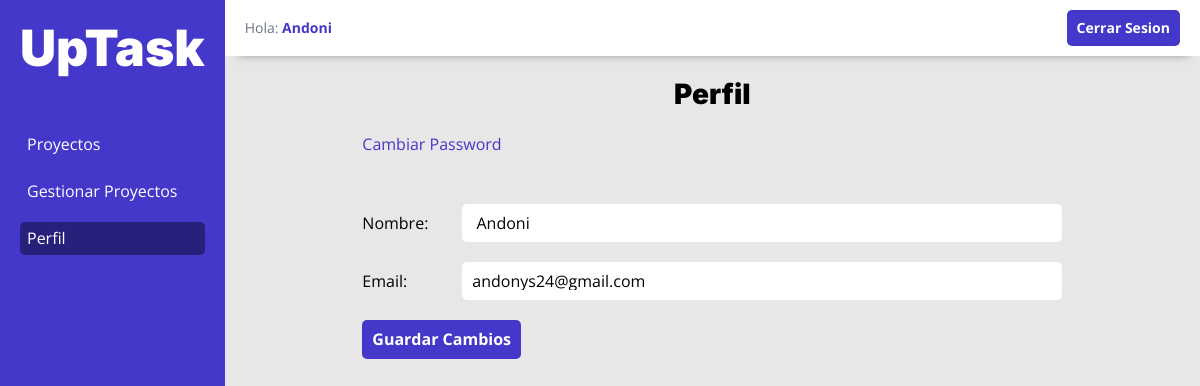
Page /perfil (signed in) on the earlier database version.
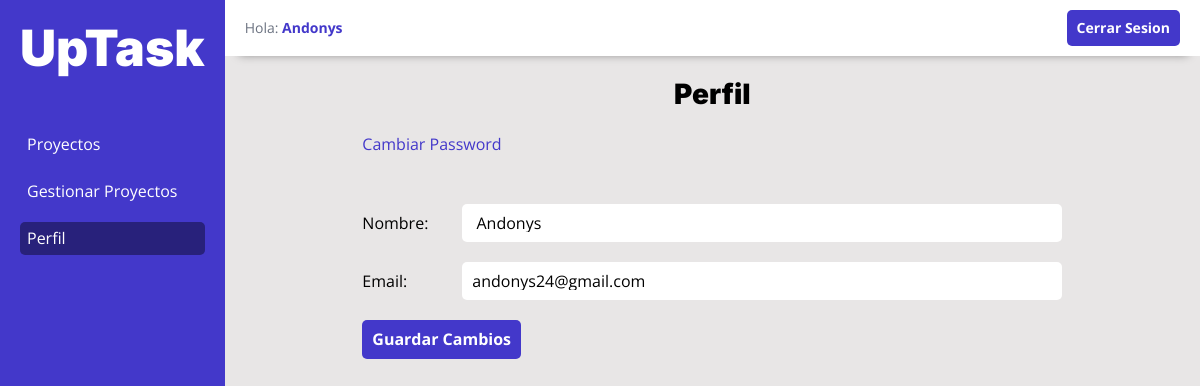
Same page on the later database version.
### tables this page shows
CREATE TABLE `usuarios` (
  `id` int NOT NULL AUTO_INCREMENT,
  `nombre` varchar(100) DEFAULT NULL,
  `email` varchar(255) DEFAULT NULL,
  `password` varchar(60) DEFAULT NULL,
  `token` varchar(32) DEFAULT NULL,
  `confirmado` tinyint(1) DEFAULT NULL,
  PRIMARY KEY (`id`),
  UNIQUE KEY `email` (`email`)
);

### controllers/DashboardController.php (called while the page is built, shortened)
<?php
class DashboardController
{
    public static function perfil(Router $router)
    {
        $usuario = Usuario::find($_SESSION['id']);
        $alertas = $usuario->getAlertas();
        $router->render('dashboard/perfil', [
            'titulo' => 'Perfil',
            'alertas' => $alertas,
            'usuario' => $usuario
        ]);
    }
}

### public/index.php (called while the page is built, shortened)
<?php
$router = new Router();
$router->get('/', [LoginController::class, 'login']);
$router->post('/', [LoginController::class, 'login']);
$router->get('/logout', [LoginController::class, 'logout']);
$router->get('/crear', [LoginController::class, 'crear']);
$router->post('/crear', [LoginController::class, 'crear']);
$router->get('/olvide', [LoginController::class, 'olvide']);
$router->post('/olvide', [LoginController::class, 'olvide']);
$router->get('/restablecer', [LoginController::class, 'restablecer']);
$router->post('/restablecer', [LoginController::class, 'restablecer']);
$router->get('/mensaje', [LoginController::class, 'mensaje']);
$router->get('/confirmar', [LoginController::class, 'confirmar']);
$router->get('/dashboard', [DashboardController::class, 'index']);
$router->get('/gestionar-proyectos', [DashboardController::class, 'gestionar_proyecto']);
$router->get('/proyecto', [DashboardController::class, 'proyecto']);
$router->get('/api/proyectos', [ProyectoController::class, 'index']);
$router->post('/api/proyecto', [ProyectoController::class, 'crear']);
$router->post('/api/proyecto/actualizar', [ProyectoController::class, 'actualizar']);
$router->post('/api/proyecto/eliminar', [ProyectoController::class, 'eliminar']);
$router->get('/perfil', [DashboardController::class, 'perfil']);
$router->post('/perfil', [DashboardController::class, 'perfil']);
$router->get('/cambiar-password', [DashboardController::class, 'cambiar_password']);
$router->post('/cambiar-password', [DashboardController::class, 'cambiar_password']);
$router->get('/api/tareas', [TareaController::class, 'index']);
$router->post('/api/tarea', [TareaController::class, 'crear']);
$router->post('/api/tarea/actualizar', [TareaController::class, 'actualizar']);
$router->post('/api/tarea/eliminar', [TareaController::class, 'eliminar']);
$router->comprobarRutas();

### models/ActiveRecord.php (called while the page is built, shortened)
<?php
class ActiveRecord {
    protected static $db;
    protected static $tabla = '';
    public static function setDB($database) {
        self::$db = $database;
    }
    public static function find($id) {
        $query = "SELECT * FROM " . static::$tabla  ." WHERE id = {$id}";
        $resultado = self::consultarSQL($query);
        return array_shift( $resultado ) ;
    }
    public static function consultarSQL($query) {
        $resultado = self::$db->query($query);
        $array = [];
        while($registro = $resultado->fetch_assoc()) {
            $array[] = static::crearObjeto($registro);
        }
        return $array;
    }
    protected static function crearObjeto($registro) {
        $objeto = new static;
        foreach($registro as $key => $value ) {
            if(property_exists( $objeto, $key  )) {
                $objeto->$key = $value;
            }
        }
        return $objeto;
    }
}

### views/dashboard/perfil.php (the view, shortened to what this page needs)
<?php include_once __DIR__ . '/header-dashboard.php'; ?>
<div class="contenedor-sm">
    <a href="/cambiar-password" class="enlace">Cambiar Password</a>
    <form action="/perfil" method="post" class="formulario">
        <div class="campo">
            <label for="nombre">Nombre: </label>
            <input type="text" name="nombre" placeholder="Tu nombre" value="<?php echo $usuario->nombre ?>">
        </div>
        <div class="campo">
            <label for="email">Email: </label>
            <input type="email" name="email" placeholder="Tu Email" value="<?php echo $usuario->email ?>">
        </div>
        <input type="submit" value="Guardar Cambios">
    </form>
</div>
<?php include_once __DIR__ . '/footer-dashboard.php'; ?>

### views/templates/barra.php (shortened to what this page needs)
<div class="barra">
    <p>Hola: <span><?php echo $_SESSION['nombre']; ?></span></p>
    <a href="/logout" class="cerrar-sesion">Cerrar Sesion</a>
</div>

Differences in the rows shown:
changed usuarios "andonys24@gmail.com": nombre "Andoni" → "Andonys"
Other differences:
$_SESSION['nombre']: "Andoni" → "Andonys"
